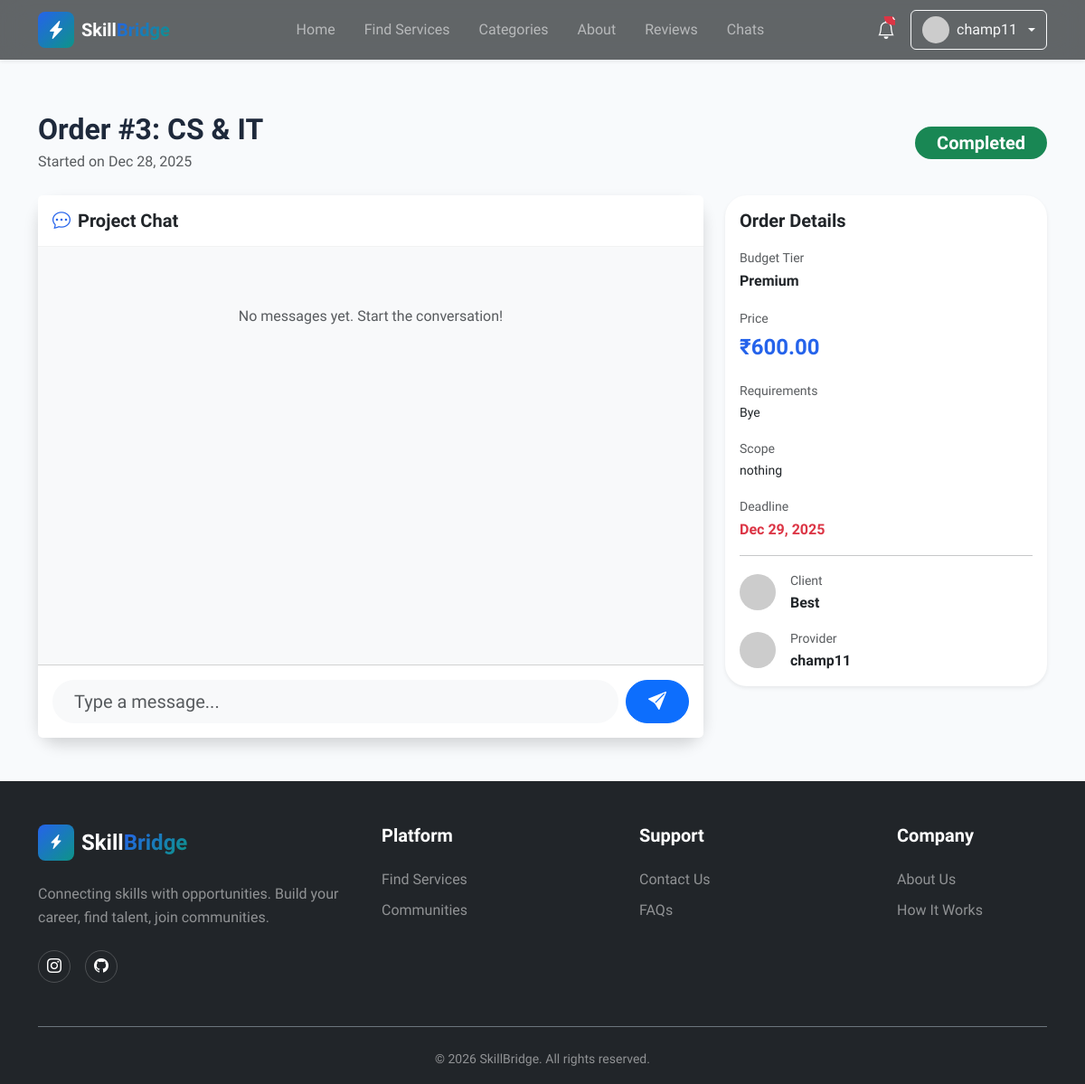
The page /user/order/3 (signed in) on the database its author committed.
### models.py (models this page shows, shortened)
class User(UserMixin, db.Model):
    __tablename__ = 'users'
    id = db.Column(db.Integer, primary_key=True)
    username = db.Column(db.String(80), unique=True, nullable=False, index=True)
    email = db.Column(db.String(120), unique=True, nullable=False, index=True)
    password_hash = db.Column(db.String(255), nullable=False)
    user_type = db.Column(db.String(20), nullable=False, default='client')
    full_name = db.Column(db.String(100))
    bio = db.Column(db.Text)
    avatar_url = db.Column(db.String(255), default='default-avatar.png')
    phone = db.Column(db.String(20))
    is_active = db.Column(db.Boolean, default=True)
    is_verified = db.Column(db.Boolean, default=False)
    created_at = db.Column(db.DateTime, default=datetime.utcnow, nullable=False)
    updated_at = db.Column(db.DateTime, default=datetime.utcnow, onupdate=datetime.utcnow)
    services = db.relationship('Service', backref='provider', lazy='dynamic',
                              foreign_keys='Service.user_id')
    reviews = db.relationship('Review', backref='reviewer', lazy='dynamic',
                             foreign_keys='Review.user_id')
    orders_as_buyer = db.relationship('Order', backref='buyer', lazy='dynamic',
                                     foreign_keys='Order.buyer_id')
    orders_as_seller = db.relationship('Order', backref='seller', lazy='dynamic',
                                      foreign_keys='Order.seller_id')
    favorites = db.relationship('Favorite', backref='user', lazy='dynamic',
                               cascade='all, delete-orphan')
    notifications = db.relationship('Notification', backref='user', lazy='dynamic',
                                   cascade='all, delete-orphan')
    def is_admin(self):
        return self.user_type == 'admin'
    def get_unread_notifications_count(self):
        return self.notifications.filter_by(is_read=False).count()
    def get_recent_notifications(self, limit=5):
        return self.notifications.order_by(db.text('created_at desc')).limit(limit)
    def get_avatar_url(self):
        from flask import url_for
        if not self.avatar_url or self.avatar_url == 'default-avatar.png':
            return f"https://ui-avatars.com/api/?name={self.username}&background=random&color=fff&size=128"
        if self.avatar_url.startswith('http'):
            return self.avatar_url
        return url_for('static', filename='avatars/' + self.avatar_url)

class Order(db.Model):
    __tablename__ = 'orders'
    id = db.Column(db.Integer, primary_key=True)
    service_id = db.Column(db.Integer, db.ForeignKey('services.id'), nullable=False, index=True)
    buyer_id = db.Column(db.Integer, db.ForeignKey('users.id'), nullable=False, index=True)
    seller_id = db.Column(db.Integer, db.ForeignKey('users.id'), nullable=False, index=True)
    total_price = db.Column(db.Float, nullable=False)
    status = db.Column(db.String(20), default='pending', index=True)
    requirements = db.Column(db.Text)  # Buyer's requirements
    scope = db.Column(db.Text)  # Detailed scope
    budget_tier = db.Column(db.String(20)) # Basic, Standard, Premium
    deadline = db.Column(db.DateTime)  # Agreed deadline
    delivery_note = db.Column(db.Text)  # Seller's delivery note
    created_at = db.Column(db.DateTime, default=datetime.utcnow)
    updated_at = db.Column(db.DateTime, default=datetime.utcnow, onupdate=datetime.utcnow)
    completed_at = db.Column(db.DateTime)

class Service(db.Model):
    __tablename__ = 'services'
    id = db.Column(db.Integer, primary_key=True)
    title = db.Column(db.String(200), nullable=False, index=True)
    description = db.Column(db.Text, nullable=False)
    price = db.Column(db.Float, nullable=False)
    delivery_time = db.Column(db.String(50))  # e.g., "3 days", "1 week"
    user_id = db.Column(db.Integer, db.ForeignKey('users.id'), nullable=False, index=True)
    category_id = db.Column(db.Integer, db.ForeignKey('categories.id'), nullable=False, index=True)
    favorited_by = db.relationship('Favorite', backref='service', lazy='dynamic', cascade='all, delete-orphan')
    image_url = db.Column(db.String(255), default='default-service.jpg')
    tags = db.Column(db.String(255))
    is_active = db.Column(db.Boolean, default=True)
    view_count = db.Column(db.Integer, default=0)
    created_at = db.Column(db.DateTime, default=datetime.utcnow, index=True)
    updated_at = db.Column(db.DateTime, default=datetime.utcnow, onupdate=datetime.utcnow)
    reviews = db.relationship('Review', backref='service', lazy='dynamic',
                             cascade='all, delete-orphan')
    orders = db.relationship('Order', backref='service', lazy='dynamic')
    favorited_by = db.relationship('Favorite', backref='service', lazy='dynamic',
                                   cascade='all, delete-orphan')

### routes.py (the view)
@user_bp.route('/order/<int:order_id>')
@login_required
def order_detail(order_id):
    order = Order.query.get_or_404(order_id)
    if current_user.id not in [order.buyer_id, order.seller_id] and not current_user.is_admin():
        flash('Unauthorized access', 'danger')
        return redirect(url_for('user.dashboard'))
    messages = chat_manager.get_messages(order_id, current_user.id)
    return render_template('user/order_detail.html', order=order, messages=messages)

### templates/user/order_detail.html (shortened to what this page needs)
{% extends 'base.html' %}
{% block content %}
<div class="container py-5">
    <div class="row mb-4 align-items-center">
        <div class="col-md-8">
            <h2 class="fw-bold mb-1">Order #{{ order.id }}: {{ order.service.title }}</h2>
            <p class="text-muted mb-0">Started on {{ order.created_at.strftime('%b %d, %Y') }}</p>
        </div>
        <div class="col-md-4 text-end">
            <div
                class="badge bg-{{ 'warning' if order.status=='pending' else 'primary' if order.status=='in_progress' else 'success' if order.status=='completed' else 'danger' }} fs-5 px-4 py-2 rounded-pill">
                {{ order.status|title }}
            </div>
        </div>
    </div>
    <div class="row">
        <div class="col-md-4 order-md-2 mb-4">
            <div class="card shadow-sm border-0 mb-4">
                <div class="card-body">
                    <h5 class="fw-bold mb-3">Order Details</h5>
                    <div class="mb-3">
                        <label class="text-muted small">Budget Tier</label>
                        <div class="fw-bold">{{ order.budget_tier }}</div>
                    </div>
                    <div class="mb-3">
                        <label class="text-muted small">Price</label>
                        <div class="fw-bold fs-4 text-primary">₹{{ "%.2f"|format(order.total_price) }}</div>
                    </div>
                    <div class="mb-3">
                        <label class="text-muted small">Requirements</label>
                        <p class="mb-0 small">{{ order.requirements }}</p>
                    </div>
                    {% if order.scope %}
                    <div class="mb-3">
                        <label class="text-muted small">Scope</label>
                        <p class="mb-0 small">{{ order.scope }}</p>
                    </div>
                    {% endif %}
                    {% if order.deadline %}
                    <div class="mb-3">
                        <label class="text-muted small">Deadline</label>
                        <div class="fw-bold text-danger">{{ order.deadline.strftime('%b %d, %Y') }}</div>
                    </div>
                    {% endif %}
                    <hr>
                    <div class="d-flex align-items-center mb-3">
                        <img src="{{ order.buyer.get_avatar_url() }}" class="rounded-circle me-3" width="40"
                            height="40">
                        <div>
                            <div class="small text-muted">Client</div>
                            <div class="fw-bold">{{ order.buyer.username }}</div>
                        </div>
                    </div>
                    <div class="d-flex align-items-center">
                        <img src="{{ order.service.provider.get_avatar_url() }}" class="rounded-circle me-3" width="40"
                            height="40">
                        <div>
                            <div class="small text-muted">Provider</div>
                            <div class="fw-bold">{{ order.service.provider.username }}</div>
                        </div>
                    </div>
                </div>
            </div>
        </div>
        <div class="col-md-8 order-md-1">
            <div class="card shadow border-0" style="height: 600px; display: flex; flex-direction: column;">
                <div class="card-header bg-white py-3">
                    <h5 class="mb-0"><i class="bi bi-chat-dots me-2 text-primary"></i>Project Chat</h5>
                </div>
                <div class="card-body bg-light overflow-auto flex-grow-1" id="chat-messages">
                    {% if order.status == 'pending' %}
                    <div class="d-flex h-100 align-items-center justify-content-center flex-column text-muted">
                        <i class="bi bi-lock fs-1 mb-3"></i>
                        <h5>Chat is Locked</h5>
                        <p>The provider must accept the order to enable chat.</p>
                    </div>
                    {% elif messages|length == 0 %}
                    <div class="text-center py-5 text-muted">
                        <p>No messages yet. Start the conversation!</p>
                    </div>
                    {% endif %}
                </div>
                {% if order.status in ['in_progress', 'completed'] %}
                <div class="card-footer bg-white py-3">
                    <div class="input-group input-group-lg">
                        <input type="text" id="message-input" class="form-control border-0 bg-light rounded-pill ps-4"
                            placeholder="Type a message..." autocomplete="off">
                        <button id="send-btn" class="btn btn-primary rounded-pill ms-2 px-4">
                            <i class="bi bi-send-fill"></i>
                        </button>
                    </div>
                </div>
                {% endif %}
            </div>
        </div>
    </div>
</div>
{% endblock %}

### templates/components/header.html (shortened to what this page needs)
<header class="navbar navbar-expand-lg navbar-dark fixed-top shadow-sm"
    style="background-color: rgba(33, 37, 41, 0.7) !important; backdrop-filter: blur(15px);">
    <div class="container">
        <a class="navbar-brand d-flex align-items-center" href="{{ url_for('main.index') }}">
            <div class="logo-icon gradient-primary rounded-3 p-2 me-2">
                <i class="bi bi-lightning-charge-fill text-white"></i>
            </div>
            <span class="fw-bold">Skill<span class="text-gradient">Bridge</span></span>
        </a>
        <div class="collapse navbar-collapse" id="navbarNav">
            <ul class="navbar-nav mx-auto">
                <li class="nav-item">
                    <a class="nav-link" href="{{ url_for('main.index') }}">Home</a>
                </li>
                <li class="nav-item">
                    <a class="nav-link" href="{{ url_for('service.browse') }}">Find Services</a>
                </li>
                <li class="nav-item">
                    <a class="nav-link" href="{{ url_for('main.index') }}#categories">Categories</a>
                </li>
                <li class="nav-item">
                    <a class="nav-link" href="{{ url_for('main.about') }}">About</a>
                </li>
                <li class="nav-item">
                    <a class="nav-link" href="{{ url_for('main.reviews') }}">Reviews</a>
                </li>
                {% if current_user.is_authenticated %}
                <li class="nav-item">
                    <a class="nav-link" href="{{ url_for('user.chats') }}">Chats</a>
                </li>
                {% endif %}
            </ul>
            <div class="d-flex align-items-center gap-3 mt-3 mt-lg-0">
                {% if current_user.is_authenticated %}
                <div class="dropdown">
                    <button class="btn btn-link text-white position-relative p-0" type="button"
                        data-bs-toggle="dropdown">
                        <i class="bi bi-bell fs-5"></i>
                        {% set unread_count = current_user.get_unread_notifications_count() %}
                        {% if unread_count > 0 %}
                        <span class="position-absolute top-0 start-100 translate-middle badge rounded-pill bg-danger">
                        </span>
                        {% endif %}
                    </button>
                </div>
                <div class="dropdown">
                    <button class="btn btn-outline-light dropdown-toggle d-flex align-items-center gap-2" type="button"
                        data-bs-toggle="dropdown">
                        <img src="{{ current_user.get_avatar_url() }}" alt="Avatar" class="rounded-circle" width="30"
                            height="30">
                        <span>{{ current_user.username }}</span>
                    </button>
                </div>
                {% else %}
                <a href="{{ url_for('auth.login') }}" class="btn btn-outline-light">Log In</a>
                <a href="{{ url_for('auth.register') }}" class="btn btn-gradient-primary">Get Started</a>
                {% endif %}
            </div>
        </div>
    </div>
</header>
<div style="height: 76px;" id="navbar-spacer"></div>

### rows shown on the page
User: username "champ11", service.provider.username "champ11"
Order: id "3", created_at "Dec 28, 2025", status "Completed", budget_tier "Premium", total_price "600.00", requirements "Bye", scope "nothing", deadline "Dec 29, 2025"
Service: service "CS & IT"
User: buyer.username "Best"
